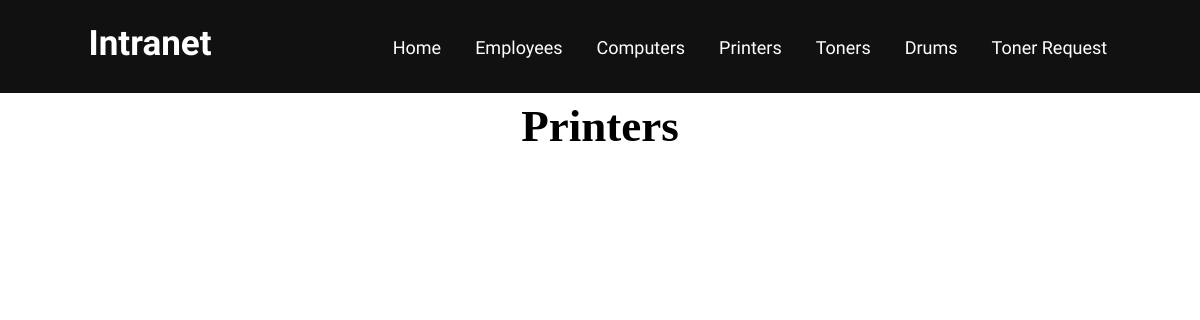
/printers/, run on an earlier commit of the app's database.
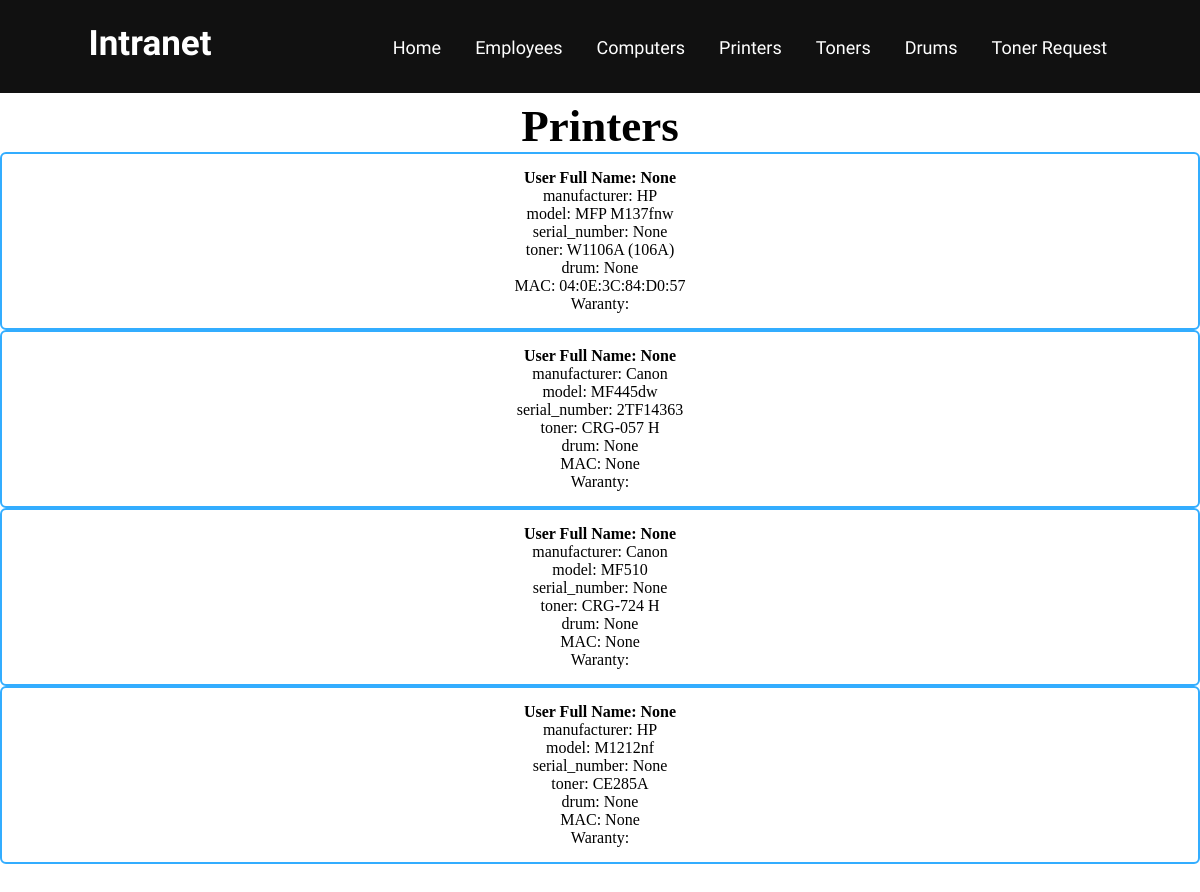
And on a later commit of the database.
### app/models.py (models this page shows, shortened)
class Printer(models.Model):
    user = models.ForeignKey(Employee, on_delete=models.SET_DEFAULT, default=None, blank=True, null=True)
    manufacturer = models.CharField(max_length=32)
    model = models.CharField(max_length=32)
    serial_number = models.CharField(max_length=32, unique=True, blank=True, null=True)
    toner = models.ForeignKey(Toner, on_delete=models.SET_DEFAULT, default=None, blank=True, null=True)
    drum = models.ForeignKey(Drum, on_delete=models.SET_DEFAULT, default=None, blank=True, null=True)
    mac_address = models.CharField(max_length=20, blank=True, null=True)
    document = models.FileField(upload_to='uploads/%Y%m%d/', blank=True, null=True)

class Toner(models.Model):
    manufacturer = models.CharField(max_length=32)
    model = models.CharField(max_length=32)
    quantity = models.IntegerField()
    recomended_quantity = models.IntegerField()
    document = models.FileField(upload_to='uploads/%Y%m%d/', blank=True, null=True)
    def __str__(self):
        return f'{self.model}'

### app/views.py (the view)
# urls.py: path('printers/', printers, name='printers'),
def printers(request):
    printers = Printer.objects.all()
    context = {
        'printers': printers,
    }
    return render(request, 'printers.html', context)

### templates/printers.html
{% extends "index.html" %}
{% load static %}
{% block content %}
<h1 class="title">Printers</h1>
<section class="printers">
    {% for printer in printers %}
        <article>
            <h4>User Full Name: {{ printer.user }}</h4>
            <p>manufacturer: {{ printer.manufacturer }}</p>
            <p>model: {{ printer.model }}</p>
            <p>serial_number: {{ printer.serial_number }}</p>
            <p>toner: {{ printer.toner }}</p>
            <p>drum: {{ printer.drum }}</p>
            <p>MAC: {{ printer.mac_address }}</p>
            <p>Waranty: {{ printer.document }}</p>
        </article>
    {% endfor %}
</section>
{% endblock content %}

### templates/index.html (shortened to what this page needs)
{% load static %}
<!DOCTYPE html>
<html lang="en">
<head>
    <link rel="stylesheet" href="{% static 'css/style.css' %}">
    <link rel="stylesheet" href="{% static 'css/navbar.css' %}">
    <link rel="stylesheet" href="{% static 'css/common.css' %}">
</head>
<body>
    {% block navbar %}
        {% include 'navbar.html' %}
    {% endblock %}
    <section class="page-content">
        {% block content %}{% endblock content %}
    </section>
</body>

### templates/navbar.html
{% load static %}
<nav>
    <section class="title-logo">
        <h2>Intranet</h2>
    </section>
    <ul>
        <li>
            <a hreflang="lang_code" href="{% url 'index' %}">Home</a>
        </li>
        <li>
            <a hreflang="lang_code" href="{% url 'employees' %}">Employees</a>
        </li>
        <li>
            <a href="{% url 'computers' %}">Computers</a>
        </li>
        <li>
            <a href="{% url 'printers' %}">Printers</a>
        </li>
        <li>
            <a href="{% url 'toners' %}">Toners</a>
        </li>
        <li>
            <a href="{% url 'drums' %}">Drums</a>
        </li>
        <li>
            <a href="{% url 'toner requests' %}">Toner Request</a>
        </li>
    </ul>
</nav>

### static/css/style.css (style rules this page uses)
* { margin: 0; padding: 0; box-sizing: border-box; text-decoration: none; list-style: none; }
html { scroll-behavior: smooth; }
.page-content { padding: 100px 0; }
.title { display: flex; justify-content: center; font-size: 45px; }

### static/css/navbar.css (style rules this page uses)
.title-logo { font-family: 'Ubuntu', sans-serif; justify-content: center; }
.title-logo h2 { color: #fff; font-size: 35px; font-weight: 600; }
nav { position: fixed; display: grid; grid-template-columns: 1fr 3fr; grid-auto-rows: 35px; justify-items: center; padding-top: 23px; width: 100%; z-index: 999; font-family: 'Ubuntu', sans-serif; transition: all 0.3s ease; background: #111; }
nav:after { content: ''; clear: both; display: table; }
nav ul li { display: inline-block; margin: 0 5px; }
nav ul li a, nav ul li label { font-weight: 500; transition: color 0.3s ease; color: #fff; line-height: 50px; text-decoration: none; font-size: 18px; padding: 8px 10px; }

### static/css/common.css (style rules this page uses)
.employees article, .computers article, .printers article { display: grid; justify-content: center; justify-items: center; padding: 15px; border-radius: 6px; border: 2px solid #33adff; }

What changed in the data, as far as the page shows it:
added Printer: user "None", manufacturer "HP", model "MFP M137fnw", serial_number "None", toner "W1106A (106A)", drum "None", mac_address "04:0E:3C:84:D0:57"
added Printer: user "None", manufacturer "Canon", model "MF445dw", serial_number "2TF14363", toner "CRG-057 H", drum "None", mac_address "None"
added Printer: user "None", manufacturer "Canon", model "MF510", serial_number "None", toner "CRG-724 H", drum "None", mac_address "None"
added Printer: user "None", manufacturer "HP", model "M1212nf", serial_number "None", toner "CE285A", drum "None", mac_address "None"
